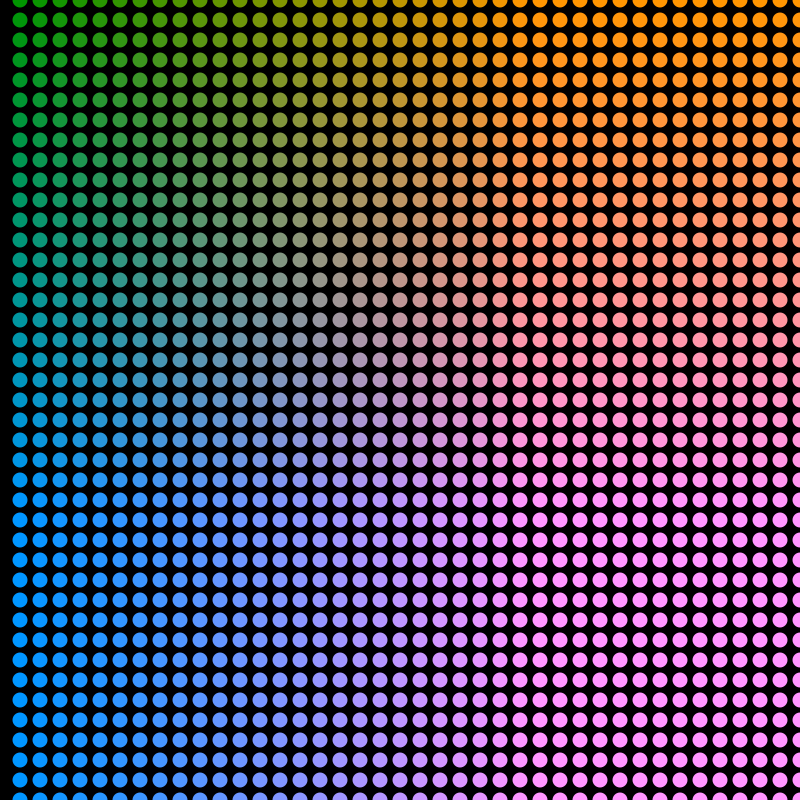
Frame 1 (no input)
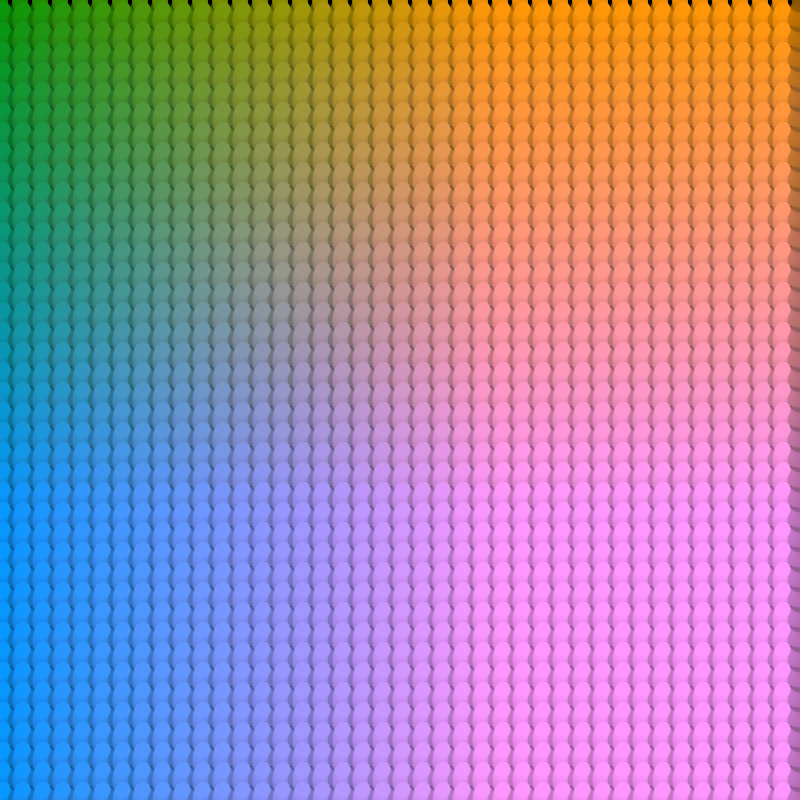
Frame 60 (the mouse pressed at the canvas centre just before this capture)
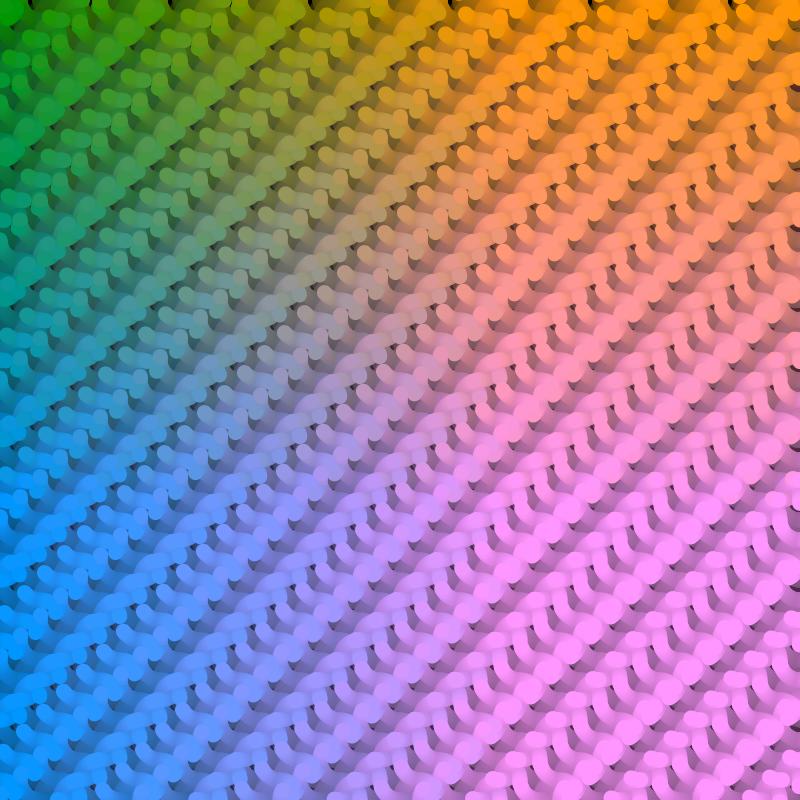
Frame 120 (the mouse held since frame 60 and released just before this capture)

The Processing sketch that drew these frames (run headless with seeded random() and noise(); from frame 60 on, the mouse is pressed at the canvas centre):

// Processing sketch: smoothy_circles_moving
// ── smoothy_circles_moving.pde
float time = 0;

void setup() {
  size(800, 800);
  background(0);
}

void draw() {
  fill(0,3);
 rect(0,0,width,height);
  for (float x = 0; x <= width; x = x + 20) {
    for (float y = 0; y <= height; y = y + 20) {

      float xAngle = map(mouseX, 0, width, 0, 360);
      float yAngle = map(mouseY, 0, height, 0, 360);
      // and also varies based on the particle's location
      float angle = xAngle * (x / width) + yAngle * (y / height);


      float myX = x + 20 * cos(2 * PI * time + angle);
      float myY = y + 20 * sin(2 * PI * time + angle);

      noStroke();
      fill(x * 0.5, 150, y * 0.5,255);
      ellipse(myX, myY, 15, 15); // draw particle
      //avec un rect + rectMode center et souris pointée en haut à gauche, damier qui bouche ensemble!
    }
  }

  time += 0.01; // update time
}
